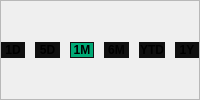
                              <widget class="QFrame" name="hg_buttons">
                               <property name="sizePolicy">
                                <sizepolicy hsizetype="Preferred" vsizetype="Preferred">
                                 <horstretch>0</horstretch>
                                 <verstretch>0</verstretch>
                                </sizepolicy>
                               </property>
                               <property name="minimumSize">
                                <size>
                                 <width>0</width>
                                 <height>0</height>
                                </size>
                               </property>
                               <property name="styleSheet">
                                <string notr="true">QPushButton{
background-color:rgb(16,16,16);
border: 1px solid rgb(16,16,16);
font-weight: bold;
}
QPushButton:hover{
background-color:rgb(25,25,25);
}

QPushButton:clicked{
background-color:rgb(45,45,45);
}

QPushButton:checked{
background-color:rgb(0,170,118);
}</string>
                               </property>
                               <property name="frameShape">
                                <enum>QFrame::Shape::StyledPanel</enum>
                               </property>
                               <property name="frameShadow">
                                <enum>QFrame::Shadow::Raised</enum>
                               </property>
                               <layout class="QHBoxLayout" name="horizontalLayout_17" stretch="4,4,4,4,4,4">
                                <property name="spacing">
                                 <number>10</number>
                                </property>
                                <property name="leftMargin">
                                 <number>0</number>
                                </property>
                                <property name="topMargin">
                                 <number>0</number>
                                </property>
                                <property name="rightMargin">
                                 <number>0</number>
                                </property>
                                <property name="bottomMargin">
                                 <number>0</number>
                                </property>
                                <item>
                                 <widget class="QPushButton" name="hg_1d">
                                  <property name="text">
                                   <string>1D</string>
                                  </property>
                                  <property name="checkable">
                                   <bool>true</bool>
                                  </property>
                                  <property name="autoExclusive">
                                   <bool>true</bool>
                                  </property>
                                 </widget>
                                </item>
                                <item>
                                 <widget class="QPushButton" name="hg_5d">
                                  <property name="text">
                                   <string>5D</string>
                                  </property>
                                  <property name="checkable">
                                   <bool>true</bool>
                                  </property>
                                  <property name="autoExclusive">
                                   <bool>true</bool>
                                  </property>
                                 </widget>
                                </item>
                                <item>
                                 <widget class="QPushButton" name="hg_1mo">
                                  <property name="text">
                                   <string>1M</string>
                                  </property>
                                  <property name="checkable">
                                   <bool>true</bool>
                                  </property>
                                  <property name="checked">
                                   <bool>true</bool>
                                  </property>
                                  <property name="autoExclusive">
                                   <bool>true</bool>
                                  </property>
                                 </widget>
                                </item>
                                <item>
                                 <widget class="QPushButton" name="hg_6mo">
                                  <property name="text">
                                   <string>6M</string>
                                  </property>
                                  <property name="checkable">
                                   <bool>true</bool>
                                  </property>
                                  <property name="autoExclusive">
                                   <bool>true</bool>
                                  </property>
                                 </widget>
                                </item>
                                <item>
                                 <widget class="QPushButton" name="hg_ytd">
                                  <property name="text">
                                   <string>YTD</string>
                                  </property>
                                  <property name="checkable">
                                   <bool>true</bool>
                                  </property>
                                  <property name="autoExclusive">
                                   <bool>true</bool>
                                  </property>
                                 </widget>
                                </item>
                                <item>
                                 <widget class="QPushButton" name="hg_1y">
                                  <property name="text">
                                   <string>1Y</string>
                                  </property>
                                  <property name="checkable">
                                   <bool>true</bool>
                                  </property>
                                  <property name="autoExclusive">
                                   <bool>true</bool>
                                  </property>
                                 </widget>
                                </item>
                               </layout>
                              </widget>
